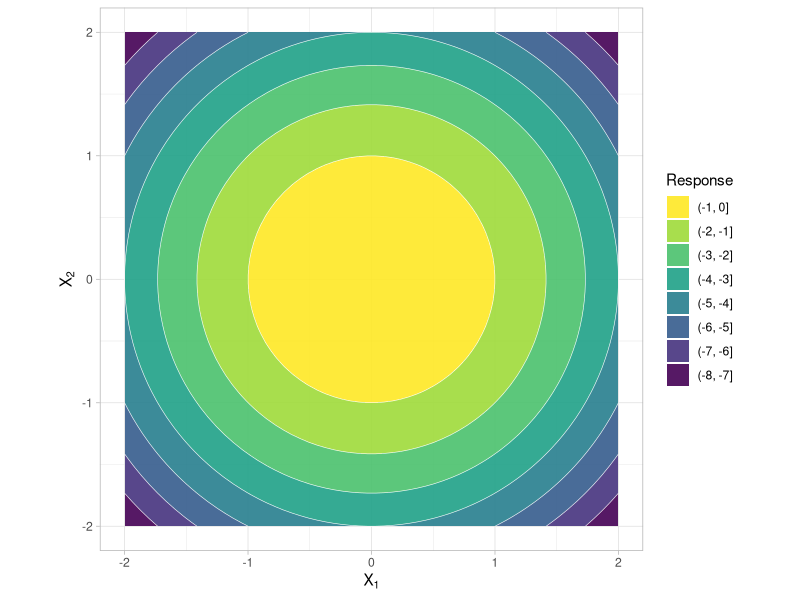
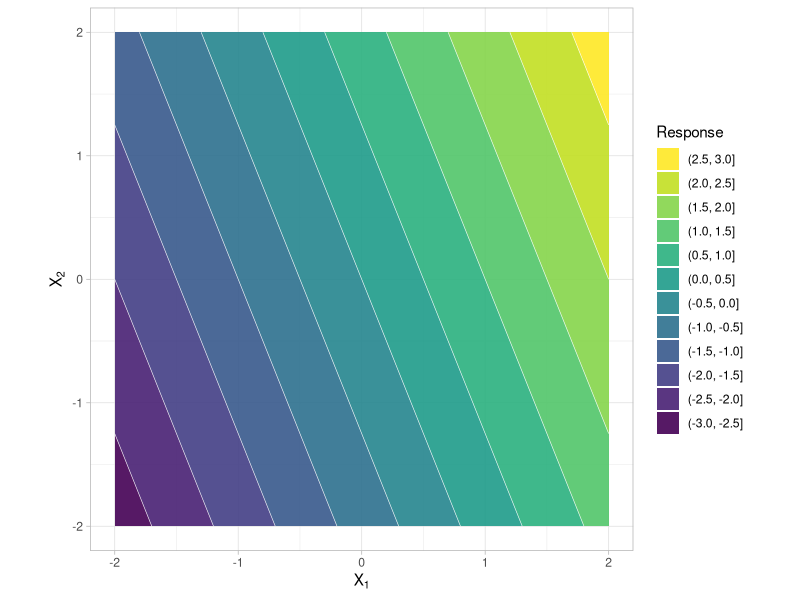
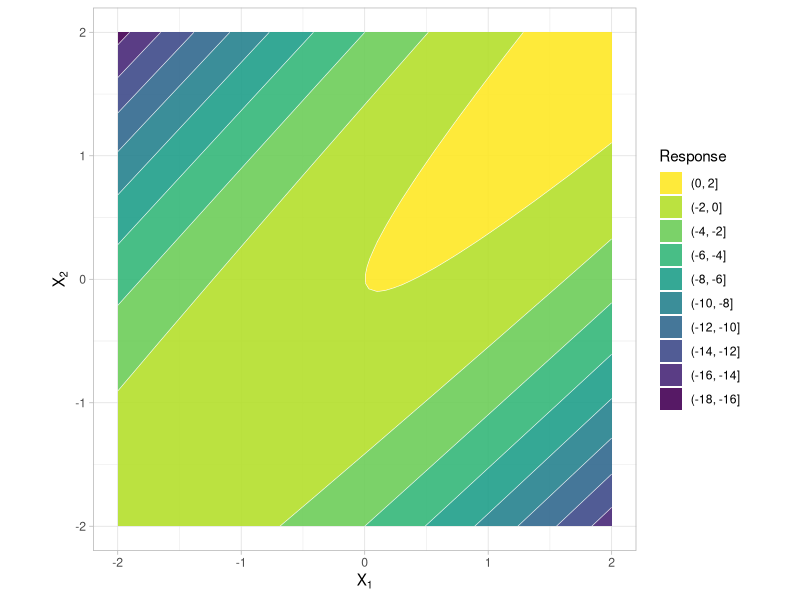
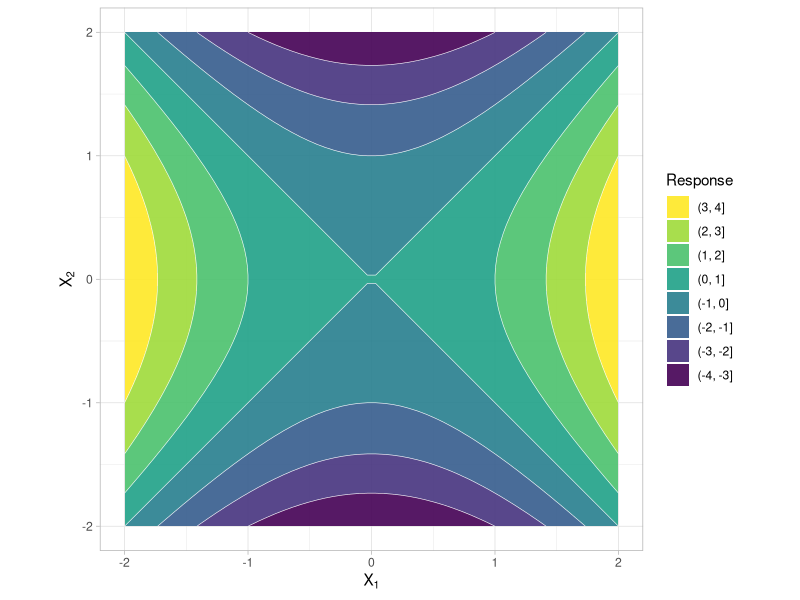
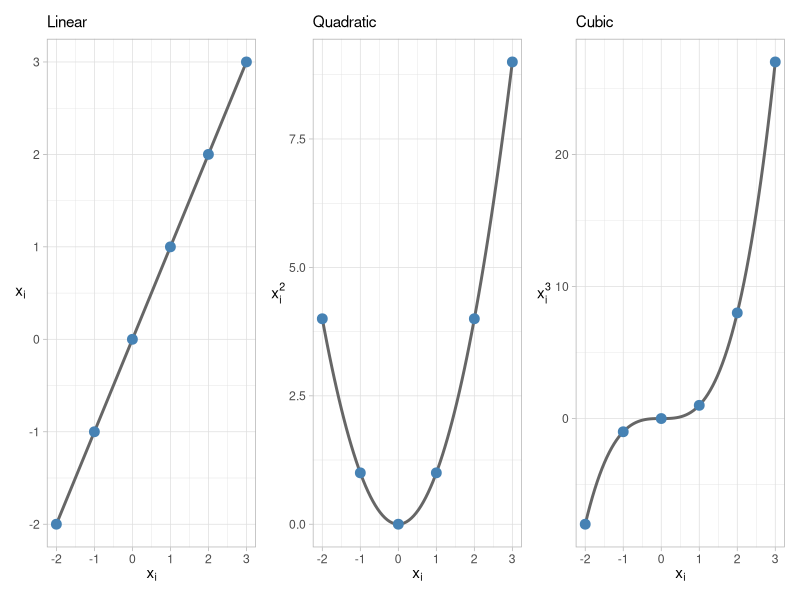

The R script that drew these images, in order:
## ---- chunk 1
#| code-fold: true
#| message: false
library(tidyverse)

surface_grid <- expand_grid(x1 = seq(-2, 2, length.out = 60), x2 = seq(-2, 2, length.out = 60))
## ---- chunk 2
#| code-fold: true
#| label: fig-pri-336-peak
#| fig-cap: "A Response Surface 'Peak'"
surface_grid |>
  mutate(z = -(x1^2 + x2^2)) |>
  ggplot(aes(x1, x2, z = z)) +
  geom_contour_filled(alpha = 0.9) +
  geom_contour(color = "white", linewidth = 0.2) +
  scale_fill_viridis_d(name = "Response", guide = guide_legend(reverse = TRUE)) +
  labs(x = expression(X[1]), y = expression(X[2])) +
  coord_fixed() +
  theme_light()
## ---- chunk 3
#| code-fold: true
#| label: fig-pri-336-hillside
#| fig-cap: "A Response Surface 'Hillside'"
surface_grid |>
  mutate(z = x1 + 0.4 * x2) |>
  ggplot(aes(x1, x2, z = z)) +
  geom_contour_filled(alpha = 0.9) +
  geom_contour(color = "white", linewidth = 0.2) +
  scale_fill_viridis_d(name = "Response", guide = guide_legend(reverse = TRUE)) +
  labs(x = expression(X[1]), y = expression(X[2])) +
  coord_fixed() +
  theme_light()
## ---- chunk 4
#| code-fold: true
#| label: fig-pri-336-ridge
#| fig-cap: "A Response Surface 'Rising Ridge'"
surface_grid |>
  mutate(z = -(x1 - x2)^2 + 0.4 * x1) |>
  ggplot(aes(x1, x2, z = z)) +
  geom_contour_filled(alpha = 0.9) +
  geom_contour(color = "white", linewidth = 0.2) +
  scale_fill_viridis_d(name = "Response", guide = guide_legend(reverse = TRUE)) +
  labs(x = expression(X[1]), y = expression(X[2])) +
  coord_fixed() +
  theme_light()
## ---- chunk 5
#| code-fold: true
#| label: fig-pri-336-saddle
#| fig-cap: "A Response Surface 'Saddle'"
surface_grid |>
  mutate(z = x1^2 - x2^2) |>
  ggplot(aes(x1, x2, z = z)) +
  geom_contour_filled(alpha = 0.9) +
  geom_contour(color = "white", linewidth = 0.2) +
  scale_fill_viridis_d(name = "Response", guide = guide_legend(reverse = TRUE)) +
  labs(x = expression(X[1]), y = expression(X[2])) +
  coord_fixed() +
  theme_light()
## ---- chunk 6
#| code-fold: true
#| message: false
#| label: fig-pri-336-behaviors
#| fig-cap: "Possible Behaviors of Responses as Functions of Factor Settings"
#| fig-width: 7
#| fig-asp: 0.3
library(patchwork)

quick_plots_df <- tibble(
  x = -2:3,
  x_linear = x,
  x_quadratic = x^2,
  x_cubic = x^3
)

point_size <- 3
point_color <- "steelblue"
fit_line_color <- "grey40"

linear_plot <- quick_plots_df |>
  ggplot(aes(x, x_linear)) +
  geom_smooth(method = "lm", formula = "y ~ x", se = FALSE, color = fit_line_color) +
  geom_point(size = point_size, color = point_color) +
  labs(x = quote(x[i]), y = quote(x[i]), subtitle = "Linear") +
  theme_light() +
  theme(axis.title.y = element_text(angle = 0, vjust = 0.5))

quadratic_plot <- quick_plots_df |>
  ggplot(aes(x, x_quadratic)) +
  geom_smooth(method = "lm", formula = "y ~ poly(x, 2)", se = FALSE, color = fit_line_color) +
  geom_point(size = point_size, color = point_color) +
  labs(x = quote(x[i]), y = quote(x[i]^2), subtitle = "Quadratic") +
  theme_light() +
  theme(axis.title.y = element_text(angle = 0, vjust = 0.5))

cubic_plot <- quick_plots_df |>
  ggplot(aes(x, x_cubic)) +
  geom_smooth(method = "lm", formula = "y ~ poly(x, 3)", se = FALSE, color = fit_line_color) +
  geom_point(size = point_size, color = point_color) +
  labs(x = quote(x[i]), y = quote(x[i]^3), subtitle = "Cubic") +
  theme_light() +
  theme(axis.title.y = element_text(angle = 0, vjust = 0.5))

linear_plot + quadratic_plot + cubic_plot
